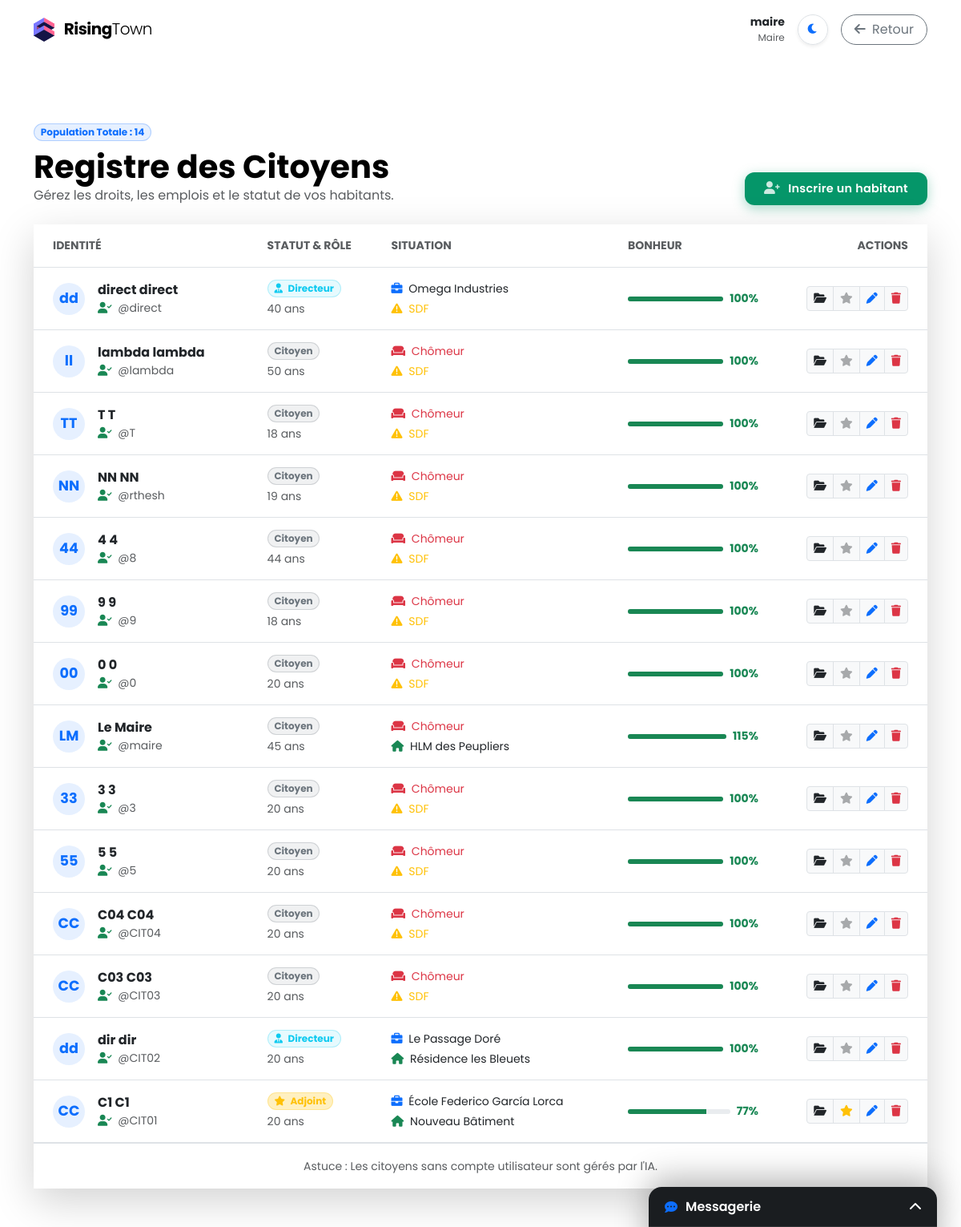
The app's page /gestion/citoyens/ (signed in) with its own data.
### myapp/models.py (models this page shows, shortened)
class User(AbstractUser):
    is_directeur = models.BooleanField(default=False, help_text="Est directeur d'un bâtiment spécifique")
    is_adjoint = models.BooleanField(default=False, help_text="Est adjoint au Maire (Droit de construction)")

class Citoyen(models.Model):
    compte = models.OneToOneField(User, on_delete=models.SET_NULL, null=True, blank=True, related_name="profil_citoyen")
    ville = models.ForeignKey(Ville, on_delete=models.CASCADE, related_name="habitants")
    nom = models.CharField(max_length=50)
    prenom = models.CharField(max_length=50)
    age = models.IntegerField(default=18)
    lieu_travail = models.ForeignKey(Batiment, on_delete=models.SET_NULL, null=True, blank=True, related_name="employes")
    sante = models.IntegerField(default=100)
    bonheur = models.IntegerField(default=100)
    epargne = models.IntegerField(default=0) # Argent à la banque (à l'abri du vol et des impôts)
    lieu_vie = models.ForeignKey(
        Batiment,
        on_delete=models.SET_NULL,
        null=True,
        blank=True,
        related_name="locataires" # Pour faire batiment.locataires.all()
    )
    argent = models.IntegerField(default=0) # Porte-monnaie
    vehicule = models.BooleanField(default=False) # A-t-il une voiture ?
    est_en_prison = models.BooleanField(default=False)
    date_liberation = models.DateTimeField(null=True, blank=True)

class Batiment(models.Model):
    TYPE_CHOICES = (
        ('MAIRIE', 'Mairie'),
        ('COMMISSARIAT', 'Commissariat de Police'),
        ('MAISON', 'Maison'),
        ('IMMEUBLE', 'Immeuble résidentiel'),
        ('HOPITAL', 'Hôpital'),
        ('ECOLE', 'École'),
        ('COMMERCE', 'Commerce / Supermarché'),
        ('USINE', 'Usine'),
        ('BUREAUX', 'Immeuble de Bureaux'),
        ('CENTRALE', 'Centrale Électrique'),
        ('PARKING', 'Parking Souterrain'),
        ('CONCESSIONNAIRE', 'Concessionnaire Auto'),
        ('BANQUE', 'Banque'),
        ('PRISON', 'Prison d\'État')
    )
    ville = models.ForeignKey(Ville, on_delete=models.CASCADE, related_name="batiments")
    nom = models.CharField(max_length=100, default="Nouveau Bâtiment")
    type_batiment = models.CharField(max_length=20, choices=TYPE_CHOICES)
    niveau = models.IntegerField(default=1)
    cout_construction = models.IntegerField(default=5000)
    consommation_energie = models.IntegerField(default=10)
    production_argent = models.IntegerField(default=0)
    loyer = models.IntegerField(default=0, help_text="Loyer mensuel pour les locataires")
    capacite = models.IntegerField(default=0, help_text="Nombre max d'habitants")
    etat = models.IntegerField(default=100)
    x = models.IntegerField(default=0, help_text="Position horizontale (0-9)")
    y = models.IntegerField(default=0, help_text="Position verticale (0-9)")
    largeur = models.IntegerField(default=1, help_text="Taille en X")
    hauteur = models.IntegerField(default=1, help_text="Taille en Y")
    responsable = models.ForeignKey(User, on_delete=models.SET_NULL, null=True, blank=True, related_name="batiments_diriges")

### myapp/views.py (the view)
# urls.py: path('gestion/citoyens/', views.gestion_citoyens, name='gestion_citoyens'),
@login_required
def gestion_citoyens(request):
    if not request.user.is_superuser:
        return redirect('dashboard')
    citoyens = Citoyen.objects.all().order_by('-id')
    return render(request, 'gestion_citoyens.html', {'citoyens': citoyens})

### myapp/templates/gestion_citoyens.html (shortened to what this page needs)
{% extends 'base.html' %}
{% load static %}
{% block navbar %}
    <nav class="navbar fixed-top navbar-expand-lg">
        <div class="container">
            <a class="navbar-brand" href="{% url 'dashboard' %}">
                {% include 'fragments/logo.html' %} Rising<span class="fw-light">Town</span>
            </a>
            <div class="d-flex align-items-center gap-3">
                <div class="d-none d-md-block text-end">
                    <div class="small fw-bold text-dark">{{ user.username }}</div>
                    <div class="small text-muted" style="font-size: 0.75rem;">Maire</div>
                </div>
                {% include 'fragments/theme_btn.html' %}
                <a href="{% url 'dashboard' %}" class="btn btn-outline-secondary rounded-pill px-3">
                    <i class="fas fa-arrow-left me-1"></i> Retour
                </a>
            </div>
        </div>
    </nav>
{% endblock %}
{% block content %}
<div class="container pt-4 pb-5 mt-5">
    <div class="d-flex flex-wrap justify-content-between align-items-end mb-4">
        <div>
            <span class="badge bg-primary bg-opacity-10 text-primary border border-primary border-opacity-25 rounded-pill mb-2">
                Population Totale : {{ citoyens.count }}
            </span>
            <h1 class="fw-bold display-6 mb-0">Registre des Citoyens</h1>
            <p class="text-muted mb-0">Gérez les droits, les emplois et le statut de vos habitants.</p>
        </div>
        <div>
            <a href="{% url 'ajouter_citoyen' %}" class="btn-soft btn-pay text-decoration-none">
                <i class="fas fa-user-plus"></i> Inscrire un habitant
            </a>
        </div>
    </div>
    <div class="card border-0 shadow-lg overflow-hidden">
        <div class="card-body p-0">
            <div class="table-responsive">
                <table class="table table-hover align-middle mb-0">
                    <thead class="bg-light border-bottom">
                        <tr>
                            <th class="ps-4 py-3 text-uppercase text-muted small fw-bold">Identité</th>
                            <th class="py-3 text-uppercase text-muted small fw-bold">Statut & Rôle</th>
                            <th class="py-3 text-uppercase text-muted small fw-bold">Situation</th>
                            <th class="py-3 text-uppercase text-muted small fw-bold">Bonheur</th>
                            <th class="pe-4 py-3 text-end text-uppercase text-muted small fw-bold">Actions</th>
                        </tr>
                    </thead>
                    <tbody>
                        {% for c in citoyens %}
                        <tr class="position-relative">
                            <td class="ps-4 py-3">
                                <div class="d-flex align-items-center">
                                    <div class="rounded-circle bg-primary bg-opacity-10 text-primary d-flex align-items-center justify-content-center fw-bold me-3" style="width: 40px; height: 40px; font-size: 1.1rem;">
                                        {{ c.prenom|first }}{{ c.nom|first }}
                                    </div>
                                    <div>
                                        <div class="fw-bold text-dark">{{ c.prenom }} {{ c.nom }}</div>
                                        <div class="small text-muted">
                                            {% if c.compte %}
                                                <i class="fas fa-user-check text-success me-1"></i> @{{ c.compte.username }}
                                            {% else %}
                                                <i class="fas fa-robot text-secondary me-1"></i> PNJ (IA)
                                            {% endif %}
                                        </div>
                                    </div>
                                </div>
                            </td>
                            <td>
                                <div class="d-flex flex-column gap-1 align-items-start">
                                    {% if c.compte.is_adjoint %}
                                        <span class="badge bg-warning bg-opacity-25 text-warning border border-warning border-opacity-25 rounded-pill">
                                            <i class="fas fa-star me-1"></i> Adjoint
                                        </span>
                                    {% elif c.compte.is_directeur %}
                                        <span class="badge bg-info bg-opacity-10 text-info border border-info border-opacity-25 rounded-pill">
                                            <i class="fas fa-user-tie me-1"></i> Directeur
                                        </span>
                                    {% else %}
                                        <span class="badge bg-secondary bg-opacity-10 text-secondary border border-secondary border-opacity-25 rounded-pill">
                                            Citoyen
                                        </span>
                                    {% endif %}
                                    <span class="small text-muted">{{ c.age }} ans</span>
                                </div>
                            </td>
                            <td>
                                <div class="small mb-1">
                                    {% if c.lieu_travail %}
                                        <i class="fas fa-briefcase text-primary me-1" title="Emploi"></i> {{ c.lieu_travail.nom }}
                                    {% else %}
                                        <span class="text-danger"><i class="fas fa-couch me-1"></i> Chômeur</span>
                                    {% endif %}
                                </div>
                                <div class="small">
                                    {% if c.lieu_vie %}
                                        <i class="fas fa-home text-success me-1" title="Logement"></i> {{ c.lieu_vie.nom }}
                                    {% else %}
                                        <span class="text-warning"><i class="fas fa-exclamation-triangle me-1"></i> SDF</span>
                                    {% endif %}
                                </div>
                            </td>
                            <td>
                                <div class="d-flex align-items-center">
                                    <div class="progress flex-grow-1 me-2" style="height: 6px; width: 80px;">
                                        <div class="progress-bar {% if c.bonheur > 70 %}bg-success{% elif c.bonheur > 30 %}bg-warning{% else %}bg-danger{% endif %}"
                                             role="progressbar"
                                             style="width: {{ c.bonheur }}%">
                                        </div>
                                    </div>
                                    <span class="small fw-bold {% if c.bonheur > 70 %}text-success{% elif c.bonheur > 30 %}text-warning{% else %}text-danger{% endif %}">
                                        {{ c.bonheur }}%
                                    </span>
                                </div>
                            </td>
                            <td class="pe-4 text-end">
                                <div class="btn-group">
                                    <a href="{% url 'voir_casier' c.id %}"
                                    class="btn btn-sm btn-light border text-dark"
                                    title="Voir le Casier Judiciaire">
                                        <i class="fas fa-folder-open"></i>
                                    </a>
                                    {% if c.compte %}
                                        <a href="{% url 'promouvoir_adjoint' c.id %}"
                                           class="btn btn-sm btn-light border"
                                           title="{% if c.compte.is_adjoint %}Rétrograder{% else %}Promouvoir Adjoint{% endif %}">
                                            <i class="fas fa-star {% if c.compte.is_adjoint %}text-warning{% else %}text-muted opacity-50{% endif %}"></i>
                                        </a>
                                    {% endif %}
                                    <a href="{% url 'modifier_citoyen_admin' c.id %}" class="btn btn-sm btn-light border text-primary" title="Modifier">
                                        <i class="fas fa-pen"></i>
                                    </a>
                                    <a href="{% url 'supprimer_citoyen_admin' c.id %}"
                                       class="btn btn-sm btn-light border text-danger"
                                       title="Bannir"
                                       onclick="return confirm('Êtes-vous sûr de vouloir bannir {{ c.prenom }} définitivement ?');">
                                        <i class="fas fa-trash"></i>
                                    </a>
                                </div>
                            </td>
                        </tr>
                        {% endfor %}
                    </tbody>
                </table>
            </div>
        </div>
        <div class="card-footer bg-light border-top p-3 text-center">
            <small class="text-muted">Astuce : Les citoyens sans compte utilisateur sont gérés par l'IA.</small>
        </div>
    </div>
</div>
{% endblock %}

### myapp/static/css/style.css (style rules this page uses)
:root { --hero-color-1: #bae6fd; --hero-color-2: #e0e7ff; --hero-color-3: #ddd6fe; --hero-color-4: #fbcfe8; --hero-text-title: #1e1b4b; --hero-text-subtitle: #475569; --btn-glass-bg: rgba(255, 255, 255, 0.4); --btn-glass-border: rgba(255, 255, 255, 0.8); --btn-glass-text: #1e1b4b; --input-bg: rgba(255, 255, 255, 0.4); --input-border: rgba(255, 255, 255, 0.8); --input-text: #1e1b4b; --input-placeholder: #475569; }
body { font-family: 'Poppins', sans-serif; background-color: var(--bg-app); color: var(--text-primary); -webkit-font-smoothing: antialiased; }
.navbar { background-color: rgba(255, 255, 255, 0.95) !important; backdrop-filter: blur(10px); box-shadow: var(--shadow-sm); border-bottom: 1px solid var(--border-color); padding: 1rem 0; z-index: 7000 !important; position: fixed; width: 100%; top: 0; }
.navbar-brand { color: var(--text-primary) !important; font-weight: 700; font-size: 1.25rem; letter-spacing: -0.5px; }
.card { background: var(--bg-surface); border: none; border-radius: var(--radius-lg); box-shadow: var(--shadow-md); transition: transform 0.2s ease, box-shadow 0.2s ease; overflow: hidden; }
.card-body { padding: 1.5rem; }
.btn-soft { border: none; padding: 10px 24px; border-radius: 12px; font-weight: 600; font-size: 0.9rem; display: inline-flex; align-items: center; gap: 10px; color: white !important; transition: all 0.2s cubic-bezier(0.25, 0.8, 0.25, 1); letter-spacing: 0.3px; }
.btn-pay { background-color: #059669; box-shadow: 0 4px 15px rgba(5, 150, 105, 0.35); }
.btn-soft i { opacity: 0.8; font-size: 1.1em; }
body { background-color: var(--bg-app) !important; color: var(--text-primary) !important; transition: background-color 0.3s ease, color 0.3s ease; }
.card, .navbar, .modal-content, .bg-white, .list-group-item { background-color: var(--bg-surface) !important; color: var(--text-primary) !important; border-color: var(--border-color) !important; }
.bg-light { background-color: var(--bg-app) !important; color: var(--text-primary) !important; }
body { animation: pageFadeIn 0.6s cubic-bezier(0.2, 0.8, 0.2, 1); }
:root { --gradient-day: linear-gradient(-45deg, #bae6fd, #e0e7ff, #ddd6fe, #fbcfe8); --gradient-night: linear-gradient(-45deg, #0f172a, #1e1b4b, #312e81, #4c1d95); }

### records on screen
User: username "maire"
Citoyen: prenom|first "d", nom|first "d", prenom "direct", nom "direct", compte.username "direct", shows "Directeur", age "40", lieu_travail.nom "Omega Industries", shows "SDF", bonheur "100"
Citoyen: prenom|first "l", nom|first "l", prenom "lambda", nom "lambda", compte.username "lambda", shows "Citoyen", age "50", shows "Chômeur", shows "SDF", bonheur "100"
Citoyen: prenom|first "T", nom|first "T", prenom "T", nom "T", compte.username "T", shows "Citoyen", age "18", shows "Chômeur", shows "SDF", bonheur "100"
Citoyen: prenom|first "N", nom|first "N", prenom "NN", nom "NN", compte.username "rthesh", shows "Citoyen", age "19", shows "Chômeur", shows "SDF", bonheur "100"
Citoyen: prenom|first "4", nom|first "4", prenom "4", nom "4", compte.username "8", shows "Citoyen", age "44", shows "Chômeur", shows "SDF", bonheur "100"
Citoyen: prenom|first "9", nom|first "9", prenom "9", nom "9", compte.username "9", shows "Citoyen", age "18", shows "Chômeur", shows "SDF", bonheur "100"
Citoyen: prenom|first "0", nom|first "0", prenom "0", nom "0", compte.username "0", shows "Citoyen", age "20", shows "Chômeur", shows "SDF", bonheur "100"
Citoyen: prenom|first "L", nom|first "M", prenom "Le", nom "Maire", compte.username "maire", shows "Citoyen", age "45", shows "Chômeur", lieu_vie.nom "HLM des Peupliers", bonheur "115"
Citoyen: prenom|first "3", nom|first "3", prenom "3", nom "3", compte.username "3", shows "Citoyen", age "20", shows "Chômeur", shows "SDF", bonheur "100"
Citoyen: prenom|first "5", nom|first "5", prenom "5", nom "5", compte.username "5", shows "Citoyen", age "20", shows "Chômeur", shows "SDF", bonheur "100"
Citoyen: prenom|first "C", nom|first "C", prenom "C04", nom "C04", compte.username "CIT04", shows "Citoyen", age "20", shows "Chômeur", shows "SDF", bonheur "100"
Citoyen: prenom|first "C", nom|first "C", prenom "C03", nom "C03", compte.username "CIT03", shows "Citoyen", age "20", shows "Chômeur", shows "SDF", bonheur "100"
Citoyen: prenom|first "d", nom|first "d", prenom "dir", nom "dir", compte.username "CIT02", shows "Directeur", age "20", lieu_travail.nom "Le Passage Doré", lieu_vie.nom "Résidence les Bleuets", bonheur "100"
Citoyen: prenom|first "C", nom|first "C", prenom "C1", nom "C1", compte.username "CIT01", shows "Adjoint", age "20", lieu_travail.nom "École Federico García Lorca", lieu_vie.nom "Nouveau Bâtiment", bonheur "77"

### other values on screen
{{ citoyens.count }} "14"
